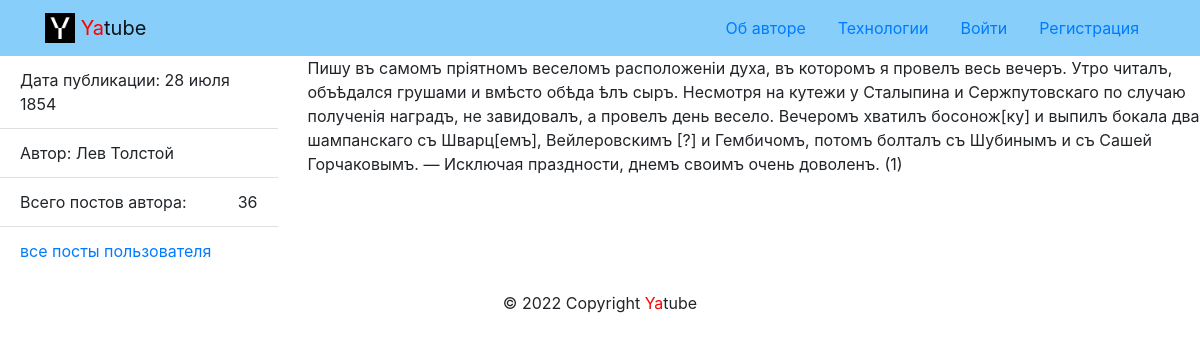
The app's page /posts/34/ with its own data.
### posts/models.py (models this page shows, shortened)
class Post(models.Model):
    text = models.TextField(verbose_name='текст')
    pub_date = models.DateTimeField(auto_now_add=True)
    author = models.ForeignKey(
        User,
        on_delete=models.CASCADE,
        related_name='posts'
    )
    group = models.ForeignKey(
        Group,
        verbose_name='группа',
        blank=True,
        null=True,
        on_delete=models.SET_NULL
    )
    class Meta:
        ordering = ['-pub_date']

### posts/views.py (the view)
# urls.py: path('posts/<int:post_id>/', views.post_detail, name='post_detail'),
def post_detail(request, post_id):
    post = get_object_or_404(Post, id=post_id)
    context = {'post': post}
    return render(request, 'posts/post_detail.html', context)

### core/context_processors/year.py (called while the page is built)
def year(request):
    a = date.today().year
    return {'year': a}

### templates/posts/post_detail.html (shortened to what this page needs)
{% extends 'base.html' %}
{% block content %}
<div class="row">
    <aside class="col-12 col-md-3">
      <ul class="list-group list-group-flush">
        <li class="list-group-item">
          Дата публикации: {{ post.pub_date|date:"d E Y" }}
        </li>
        <li class="list-group-item">
          Автор: {{ post.author.get_full_name }}
        </li>
        <li class="list-group-item d-flex justify-content-between align-items-center">
          Всего постов автора:  <span > {{ post.author.posts.count }} </span>
        </li>
        <li class="list-group-item">
          <a href="<{% url 'posts:profile' post.author.username %}>">
            все посты пользователя
          </a>
        </li>
      </ul>
    </aside>
    <article class="col-12 col-md-9">
      <p>
        {{ post.text }}
      </p>
    </article>
  </div>
{% endblock%}

### records on screen
Post: pub_date "28 июля 1854", author.get_full_name "Лев Толстой", author.posts.count "36", text "Пишу въ самомъ пріятномъ веселомъ расположеніи духа, въ которомъ я провелъ весь вечеръ. Утро читалъ, объѣдался грушами и вмѣсто обѣда ѣлъ сыръ. Несмотря на кутежи у Сталыпина и Сержпутовскаго по случаю полученія наградъ, не завидовалъ, а провелъ день весело. Вечеромъ хватилъ босонож[ку] и выпилъ бокала два шампанскаго съ Шварц[емъ], Вейлеровскимъ [?] и Гембичомъ, потомъ болталъ съ Шубинымъ и съ Сашей Горчаковымъ. — Исключая праздности, днемъ своимъ очень доволенъ. (1)"
